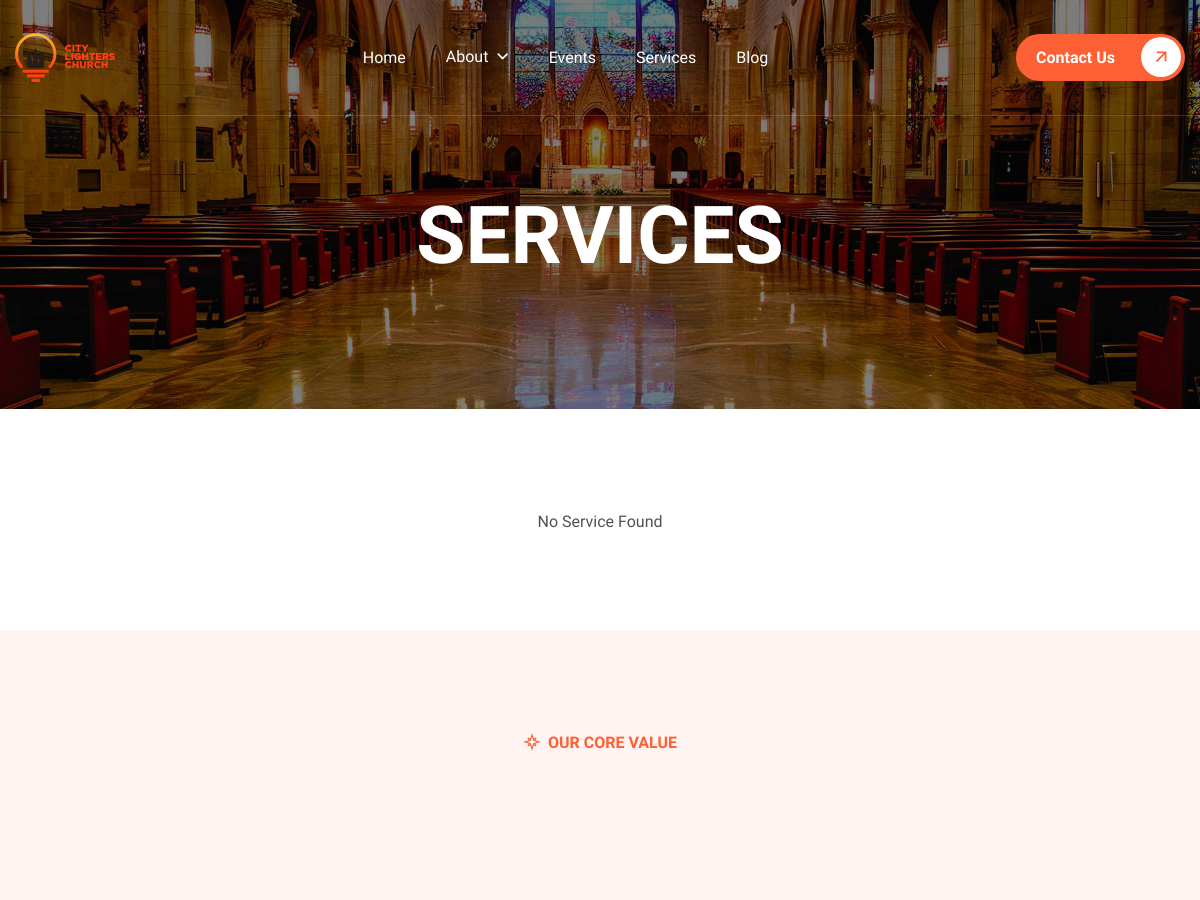
The page /services/ (upper part) on the database as committed earlier.
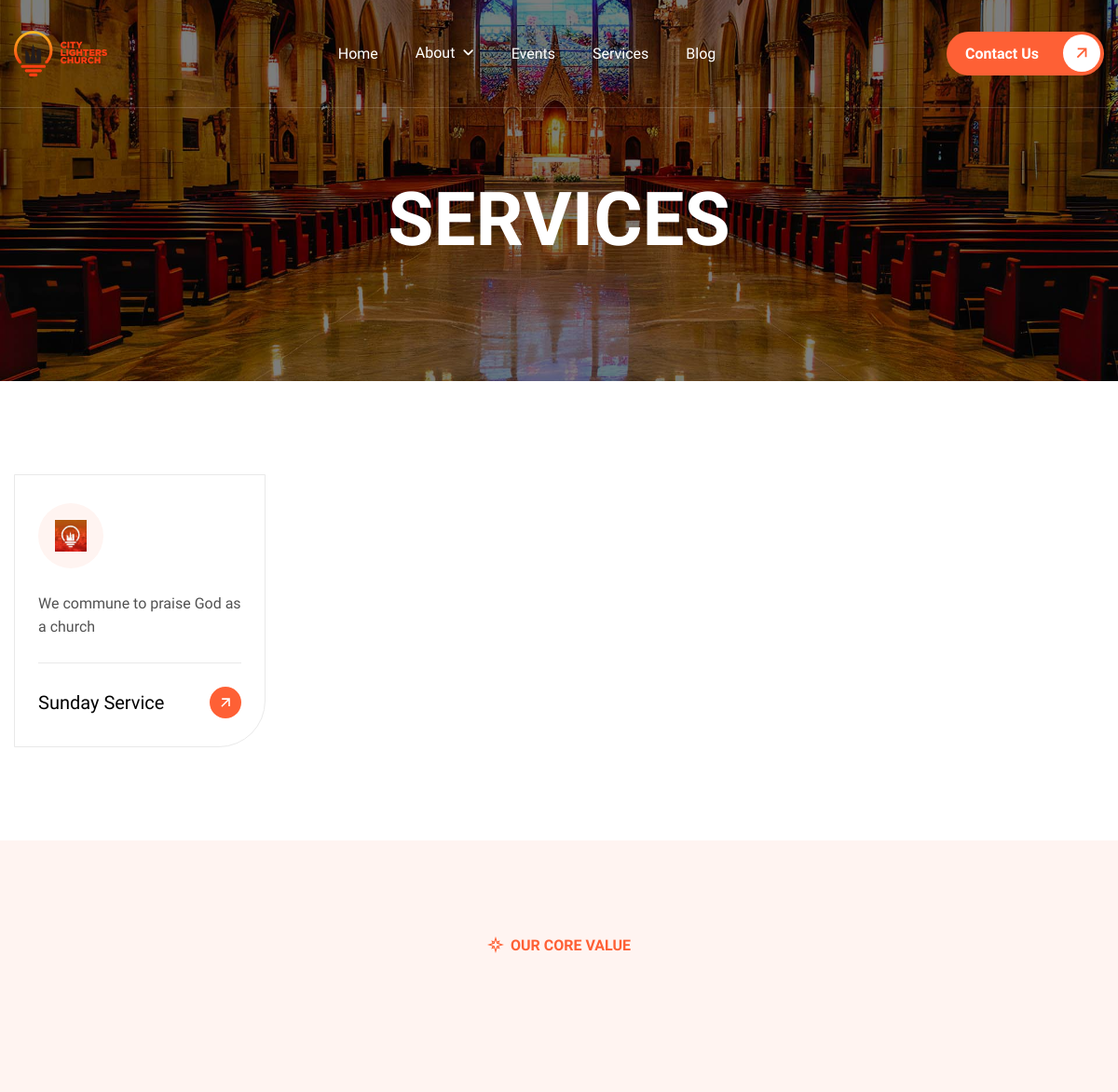
The same page on the database as committed later.
### app/models.py (models this page shows, shortened)
class Service(models.Model):
    title =  models.CharField(max_length=220, unique=True)
    slug = models.SlugField(max_length=255, unique=True)
    overview = models.TextField(max_length=300)
    icon = models.ImageField(upload_to="services/icon/")
    description = CKEditor5Field('Text', config_name='default')
    is_active = models.BooleanField(default=True)
    created_at = models.DateTimeField(auto_now_add=True)
    updated_at = models.DateTimeField(auto_now=True)
    def get_absolute_url(self):
        return reverse('service_details', kwargs={'slug':self.slug})
    class Meta:
        ordering = ('is_active', 'created_at')

### app/views.py (the view)
# urls.py: path('services/', views.services, name='services'),
def services(request):
    context = {
        'title': 'Services',
        'services': Service.objects.filter(is_active=True)
    }
    return render(request, 'service.html', context)

### templates/service.html (shortened to what this page needs)
{% extends 'base.html' %}
{% block content %}
    <div class="page-services">
        <div class="container">
            {% include 'partials/service.html' %}
        </div>
    </div>
    <div class="core-value">
        <div class="container">
            <div class="row align-items-center section-row">
                <div class="col-lg-12">
                    <div class="section-title">
                        <h3 class="wow fadeInUp">our core value</h3>
                        <h2 class="text-anime-style-2" data-cursor="-opaque">Foundations of Our Faith and <span>Community Life</span></h2>
                    </div>
                </div>
            </div>
        </div>
    </div>
{% endblock %}

### templates/partials/service.html
{% if services %}
    <div class="row">
        {% for service in services %}
        <div class="col-lg-3 col-md-6">
            <div class="service-item wow fadeInUp">
                <div class="icon-box">
                    <img src="{{ service.icon.url }}" alt="">
                </div>
                <div class="service-body">
                    <p>{{ service.overview|default:'No Overview' }}</p>
                </div>
                <div class="service-footer">
                    <div class="service-content">
                        <h3>{{ service.title }}</h3>
                    </div>
                    <div class="service-btn">
                        <a href="{{ service.get_absolute_url }}" class="readmore-btn"><img src="/static/images/arrow-white.svg" alt=""></a>
                    </div>
                </div>
            </div>
        </div>
        {% endfor %}
    </div>
{% else %}
    <p class="text-center">No Service Found</p>
{% endif %}

Rows that differ between the two databases and show on the page:
added Service: icon (picture), overview "We commune to praise God as a church", title "Sunday Service"
Other text that changed with them:
text no longer shown: "No Service Found"
